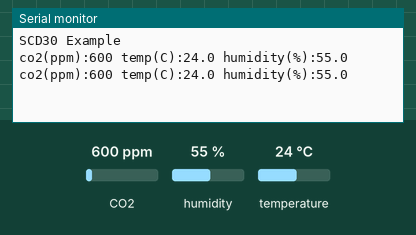
Recording of a sketch running on a simulated ESP32. Parts: the last lines printed to the serial monitor. Inputs (shaded band) come from the test bench; at power-on: CO2 600 ppm, humidity 55 %, temperature 24 °C.

Above: at 1.8 s.
1.9 s: CO2 set to 452 ppm
At 2.8 s:
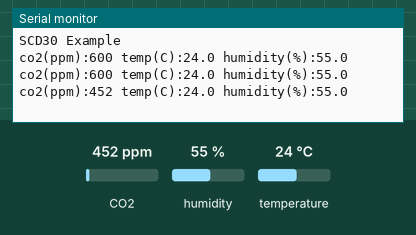
3.4 s: humidity set to 22 %
At 4.7 s:
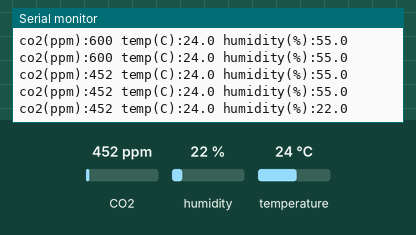
4.9 s: temperature set to 12 °C
At 5.5 s:
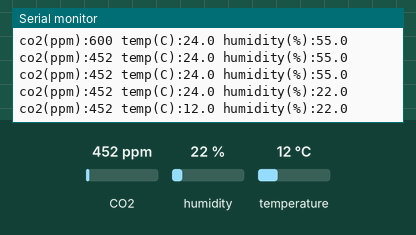

The sketch:

basic_SCD30_CO2.ino
```cpp
#include <M5Stack.h>
/*
  Reading CO2, humidity and temperature from the SCD30
  By: Nathan Seidle
  SparkFun Electronics
  Date: May 22nd, 2018
  License: MIT. See license file for more information but you can
  basically do whatever you want with this code.
  Feel like supporting open source hardware?
  Buy a board from SparkFun! https://www.sparkfun.com/products/14751
  This example prints the current CO2 level, relative humidity, and temperature in C.
  Hardware Connections:
  If needed, attach a Qwiic Shield to your Arduino/Photon/ESP32 or other
  Plug the device into an available Qwiic port
  Open the serial monitor at 9600 baud to see the output
*/

#include <Wire.h>

//Click here to get the library: http://librarymanager/All#SparkFun_SCD30
#include "SparkFun_SCD30_Arduino_Library.h"

SCD30 airSensor;

void setup()
{
  Wire.begin();

  Serial.begin(9600);
  Serial.println("SCD30 Example");

  airSensor.begin(); //This will cause readings to occur every two seconds
}

void loop()
{
  if (airSensor.dataAvailable())
  {
    Serial.print("co2(ppm):");
    Serial.print(airSensor.getCO2());

    Serial.print(" temp(C):");
    Serial.print(airSensor.getTemperature(), 1);

    Serial.print(" humidity(%):");
    Serial.print(airSensor.getHumidity(), 1);

    Serial.println();
  }
  else
    Serial.println("No data");

  delay(1000);
}
```

Measured:
- after the input at 1.9 s, the serial monitor: prints a new line after 0.10 s (image 1)
- after the input at 3.4 s, the serial monitor: prints a new line after 0.60 s (image 2)
- after the input at 4.9 s, the serial monitor: prints a new line after 0.11 s (image 3)
